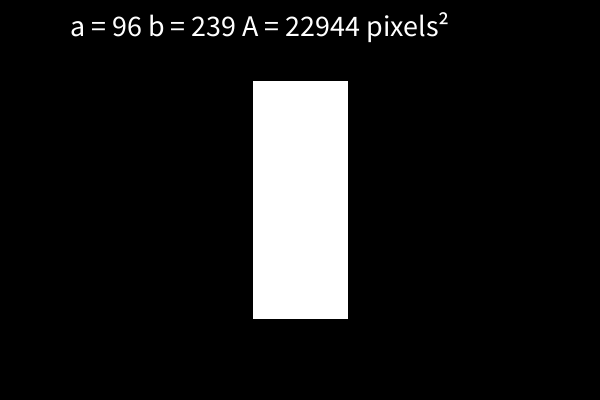
Frame 1 (no input)
Frame 60 (the mouse pressed at the canvas centre just before this capture): identical to frame 1, image omitted
Frame 120 (the mouse held since frame 60 and released just before this capture): identical to frame 1, image omitted

The Processing sketch that drew this single still picture (run headless with seeded random() and noise(); from frame 60 on, the mouse is pressed at the canvas centre):

// Processing sketch: calculateArea
// ── calculateArea.pde
Object object; //load class

void setup() {
  size(600, 400);
  background(0);
  object = new Object(); //load class
  object.draws(); // draw the object
}
void draw() { //unused
}
void keyPressed() {
  if (keyCode==ENTER) { //Reset
    background(0);
    object.draws(); //draw the object
  }
}

// ── Object.pde
class Object {

  void draws() {
    int objects = int(random(1, 2)); //chooses the object which will be drawn

    if (objects==1) {//rectangle
      int a = int(random(25, 300)); //random side a
      int b = int(random(30, 250)); //random side b
      int area = a*b; //calculates the area of the rectangle
      rectMode(CENTER);
      rect(width/2, height/2, a, b ); //draw the rectangle
      textSize(30);
      text("a = " + a + " b = "+ b + " A = " + area + " pixels²", 70, 36); //shows the information on the screen
    }

    if (objects==2) { //circle
      int d = int(random(150, 300)); //random diameter
      float area = PI * d/2 * d/2; //calculates the area of the circle
      ellipseMode(CENTER);
      ellipse(width/2, height/2, d, d); //draw the circle
      textSize(30);
      text("d = "+ d + " A = " + area + " pixels²", 70, 36); //shows the information on the screen
    }
  }
}
